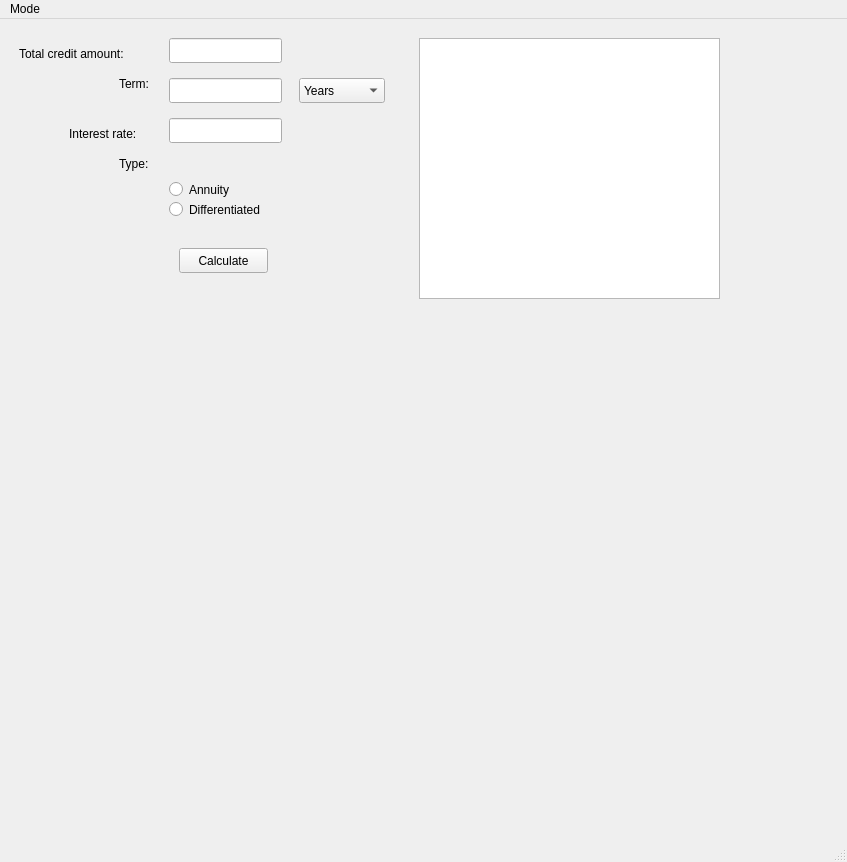
<?xml version="1.0" encoding="UTF-8"?>
<ui version="4.0">
 <class>MainWindow</class>
 <widget class="QMainWindow" name="MainWindow">
  <property name="geometry">
   <rect>
    <x>0</x>
    <y>0</y>
    <width>847</width>
    <height>862</height>
   </rect>
  </property>
  <property name="windowTitle">
   <string>SmartCalc</string>
  </property>
  <widget class="QWidget" name="centralwidget">
   <layout class="QGridLayout" name="gridLayout">
    <item row="0" column="0">
     <widget class="QStackedWidget" name="stackedWidget">
      <property name="currentIndex">
       <number>1</number>
      </property>
      <widget class="QWidget" name="SmartCalc">
       <widget class="QLineEdit" name="CalcDisplay">
        <property name="geometry">
         <rect>
          <x>0</x>
          <y>3</y>
          <width>782</width>
          <height>291</height>
         </rect>
        </property>
        <property name="sizePolicy">
         <sizepolicy hsizetype="Preferred" vsizetype="Expanding">
          <horstretch>0</horstretch>
          <verstretch>0</verstretch>
         </sizepolicy>
        </property>
        <property name="mouseTracking">
         <bool>false</bool>
        </property>
        <property name="text">
         <string>0.0</string>
        </property>
        <property name="readOnly">
         <bool>true</bool>
        </property>
        <property name="placeholderText">
         <string/>
        </property>
       </widget>
       <widget class="QPushButton" name="CalculateButton">
        <property name="geometry">
         <rect>
          <x>702</x>
          <y>300</y>
          <width>80</width>
          <height>25</height>
         </rect>
        </property>
        <property name="text">
         <string>=</string>
        </property>
       </widget>
       <widget class="QLineEdit" name="ExpressionInput">
        <property name="geometry">
         <rect>
          <x>0</x>
          <y>300</y>
          <width>696</width>
          <height>25</height>
         </rect>
        </property>
        <property name="placeholderText">
         <string extracomment="Enter your expression here !">Enter your expression here !</string>
        </property>
       </widget>
      </widget>
      <widget class="QWidget" name="Credit">
       <widget class="QLabel" name="label_2">
        <property name="geometry">
         <rect>
          <x>10</x>
          <y>10</y>
          <width>141</width>
          <height>31</height>
         </rect>
        </property>
        <property name="text">
         <string>Total credit amount:</string>
        </property>
       </widget>
       <widget class="QLineEdit" name="creditAmount">
        <property name="geometry">
         <rect>
          <x>160</x>
          <y>10</y>
          <width>113</width>
          <height>25</height>
         </rect>
        </property>
       </widget>
       <widget class="QLabel" name="label_3">
        <property name="geometry">
         <rect>
          <x>110</x>
          <y>40</y>
          <width>41</width>
          <height>31</height>
         </rect>
        </property>
        <property name="text">
         <string>Term:</string>
        </property>
       </widget>
       <widget class="QLineEdit" name="term">
        <property name="geometry">
         <rect>
          <x>160</x>
          <y>50</y>
          <width>113</width>
          <height>25</height>
         </rect>
        </property>
       </widget>
       <widget class="QComboBox" name="termBox">
        <property name="geometry">
         <rect>
          <x>290</x>
          <y>50</y>
          <width>86</width>
          <height>25</height>
         </rect>
        </property>
        <item>
         <property name="text">
          <string>Years</string>
         </property>
        </item>
        <item>
         <property name="text">
          <string>Months</string>
         </property>
        </item>
       </widget>
       <widget class="QLabel" name="label_4">
        <property name="geometry">
         <rect>
          <x>60</x>
          <y>90</y>
          <width>91</width>
          <height>31</height>
         </rect>
        </property>
        <property name="text">
         <string>Interest rate:</string>
        </property>
       </widget>
       <widget class="QLineEdit" name="interestRate">
        <property name="geometry">
         <rect>
          <x>160</x>
          <y>90</y>
          <width>113</width>
          <height>25</height>
         </rect>
        </property>
       </widget>
       <widget class="QRadioButton" name="anButton">
        <property name="geometry">
         <rect>
          <x>160</x>
          <y>150</y>
          <width>112</width>
          <height>23</height>
         </rect>
        </property>
        <property name="text">
         <string>Annuity</string>
        </property>
       </widget>
       <widget class="QRadioButton" name="diffButton">
        <property name="geometry">
         <rect>
          <x>160</x>
          <y>170</y>
          <width>121</width>
          <height>23</height>
         </rect>
        </property>
        <property name="text">
         <string>Differentiated</string>
        </property>
       </widget>
       <widget class="QLabel" name="label_5">
        <property name="geometry">
         <rect>
          <x>110</x>
          <y>120</y>
          <width>41</width>
          <height>31</height>
         </rect>
        </property>
        <property name="text">
         <string>Type:</string>
        </property>
       </widget>
       <widget class="QPushButton" name="creditCalcButton">
        <property name="geometry">
         <rect>
          <x>170</x>
          <y>220</y>
          <width>89</width>
          <height>25</height>
         </rect>
        </property>
        <property name="text">
         <string>Calculate</string>
        </property>
       </widget>
       <widget class="QTextEdit" name="creditOutput">
        <property name="geometry">
         <rect>
          <x>410</x>
          <y>10</y>
          <width>301</width>
          <height>261</height>
         </rect>
        </property>
        <property name="readOnly">
         <bool>true</bool>
        </property>
       </widget>
      </widget>
     </widget>
    </item>
   </layout>
  </widget>
  <widget class="QStatusBar" name="statusbar"/>
  <widget class="QMenuBar" name="menuBar">
   <property name="geometry">
    <rect>
     <x>0</x>
     <y>0</y>
     <width>847</width>
     <height>22</height>
    </rect>
   </property>
   <widget class="QMenu" name="menumode">
    <property name="title">
     <string>Mode</string>
    </property>
    <addaction name="actionSmartCalc"/>
    <addaction name="actionCredit"/>
   </widget>
   <addaction name="menumode"/>
  </widget>
  <action name="actionSmartCalc">
   <property name="text">
    <string>SmartCalc</string>
   </property>
  </action>
  <action name="actionCredit">
   <property name="text">
    <string>Credit</string>
   </property>
  </action>
  <action name="actionDeposit">
   <property name="text">
    <string>Deposit</string>
   </property>
  </action>
 </widget>
 <resources/>
 <connections/>
</ui>
